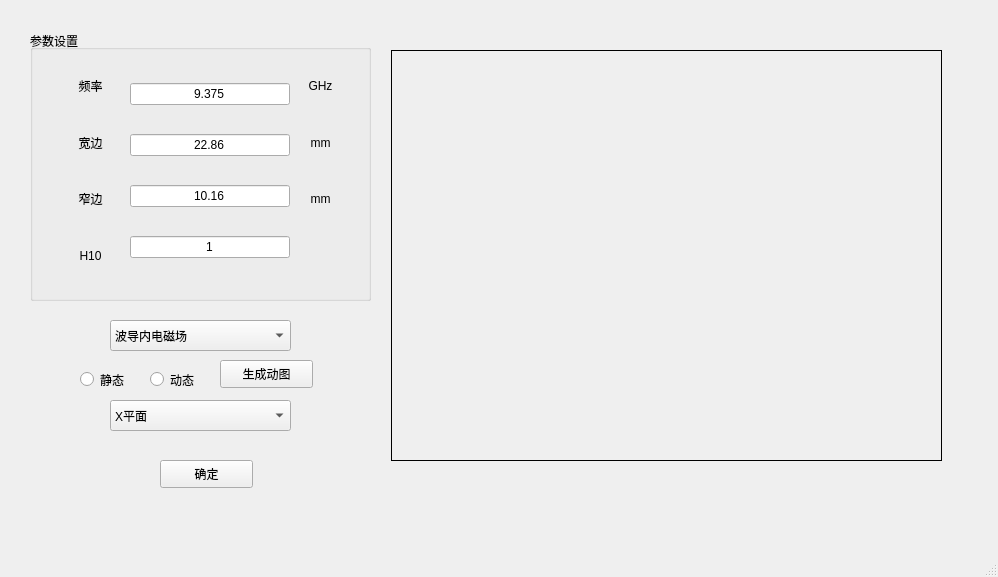
<?xml version="1.0" encoding="UTF-8"?>
<ui version="4.0">
 <class>MainWindow</class>
 <widget class="QMainWindow" name="MainWindow">
  <property name="geometry">
   <rect>
    <x>0</x>
    <y>0</y>
    <width>998</width>
    <height>577</height>
   </rect>
  </property>
  <property name="windowTitle">
   <string>MainWindow</string>
  </property>
  <widget class="QWidget" name="centralwidget">
   <widget class="QGroupBox" name="groupBox">
    <property name="geometry">
     <rect>
      <x>30</x>
      <y>30</y>
      <width>341</width>
      <height>271</height>
     </rect>
    </property>
    <property name="title">
     <string>参数设置</string>
    </property>
    <property name="alignment">
     <set>Qt::AlignLeading|Qt::AlignLeft|Qt::AlignVCenter</set>
    </property>
    <widget class="QWidget" name="verticalLayoutWidget_2">
     <property name="geometry">
      <rect>
       <x>20</x>
       <y>30</y>
       <width>81</width>
       <height>221</height>
      </rect>
     </property>
     <layout class="QVBoxLayout" name="verticalLayout_2">
      <item>
       <widget class="QLabel" name="label_1">
        <property name="text">
         <string>频率</string>
        </property>
        <property name="alignment">
         <set>Qt::AlignCenter</set>
        </property>
       </widget>
      </item>
      <item>
       <widget class="QLabel" name="label_4">
        <property name="text">
         <string>宽边</string>
        </property>
        <property name="alignment">
         <set>Qt::AlignCenter</set>
        </property>
       </widget>
      </item>
      <item>
       <widget class="QLabel" name="label_3">
        <property name="text">
         <string>窄边</string>
        </property>
        <property name="alignment">
         <set>Qt::AlignCenter</set>
        </property>
       </widget>
      </item>
      <item>
       <widget class="QLabel" name="label_9">
        <property name="layoutDirection">
         <enum>Qt::LeftToRight</enum>
        </property>
        <property name="text">
         <string>H10</string>
        </property>
        <property name="alignment">
         <set>Qt::AlignCenter</set>
        </property>
       </widget>
      </item>
     </layout>
    </widget>
    <widget class="QWidget" name="verticalLayoutWidget">
     <property name="geometry">
      <rect>
       <x>100</x>
       <y>30</y>
       <width>160</width>
       <height>221</height>
      </rect>
     </property>
     <layout class="QVBoxLayout" name="verticalLayout">
      <item>
       <widget class="QLineEdit" name="lineEdit1">
        <property name="text">
         <string>9.375</string>
        </property>
        <property name="alignment">
         <set>Qt::AlignCenter</set>
        </property>
       </widget>
      </item>
      <item>
       <widget class="QLineEdit" name="lineEdit2">
        <property name="text">
         <string>22.86</string>
        </property>
        <property name="alignment">
         <set>Qt::AlignCenter</set>
        </property>
       </widget>
      </item>
      <item>
       <widget class="QLineEdit" name="lineEdit3">
        <property name="text">
         <string>10.16</string>
        </property>
        <property name="alignment">
         <set>Qt::AlignCenter</set>
        </property>
       </widget>
      </item>
      <item>
       <widget class="QLineEdit" name="lineEdit4">
        <property name="text">
         <string>1</string>
        </property>
        <property name="alignment">
         <set>Qt::AlignCenter</set>
        </property>
       </widget>
      </item>
     </layout>
    </widget>
    <widget class="QWidget" name="verticalLayoutWidget_3">
     <property name="geometry">
      <rect>
       <x>260</x>
       <y>30</y>
       <width>61</width>
       <height>221</height>
      </rect>
     </property>
     <layout class="QVBoxLayout" name="verticalLayout_3">
      <item>
       <widget class="QLabel" name="label_5">
        <property name="text">
         <string>GHz</string>
        </property>
        <property name="alignment">
         <set>Qt::AlignCenter</set>
        </property>
       </widget>
      </item>
      <item>
       <widget class="QLabel" name="label_6">
        <property name="text">
         <string>mm</string>
        </property>
        <property name="alignment">
         <set>Qt::AlignCenter</set>
        </property>
       </widget>
      </item>
      <item>
       <widget class="QLabel" name="label_7">
        <property name="text">
         <string>mm</string>
        </property>
        <property name="alignment">
         <set>Qt::AlignCenter</set>
        </property>
       </widget>
      </item>
      <item>
       <widget class="QLabel" name="label_8">
        <property name="text">
         <string/>
        </property>
       </widget>
      </item>
     </layout>
    </widget>
   </widget>
   <widget class="QComboBox" name="comboBox">
    <property name="geometry">
     <rect>
      <x>110</x>
      <y>320</y>
      <width>181</width>
      <height>31</height>
     </rect>
    </property>
    <item>
     <property name="text">
      <string>波导内电磁场</string>
     </property>
    </item>
    <item>
     <property name="text">
      <string>单次切片观察</string>
     </property>
    </item>
    <item>
     <property name="text">
      <string>多次切片观察</string>
     </property>
    </item>
    <item>
     <property name="text">
      <string>t=1时Ey曲面图</string>
     </property>
    </item>
   </widget>
   <widget class="QComboBox" name="comboBox_2">
    <property name="geometry">
     <rect>
      <x>110</x>
      <y>400</y>
      <width>181</width>
      <height>31</height>
     </rect>
    </property>
    <item>
     <property name="text">
      <string>X平面</string>
     </property>
    </item>
    <item>
     <property name="text">
      <string>Y平面</string>
     </property>
    </item>
    <item>
     <property name="text">
      <string>Z平面</string>
     </property>
    </item>
   </widget>
   <widget class="QRadioButton" name="radioButton">
    <property name="geometry">
     <rect>
      <x>80</x>
      <y>370</y>
      <width>115</width>
      <height>19</height>
     </rect>
    </property>
    <property name="text">
     <string>静态</string>
    </property>
   </widget>
   <widget class="QRadioButton" name="radioButton_2">
    <property name="geometry">
     <rect>
      <x>150</x>
      <y>370</y>
      <width>115</width>
      <height>19</height>
     </rect>
    </property>
    <property name="text">
     <string>动态</string>
    </property>
   </widget>
   <widget class="QPushButton" name="pushButton">
    <property name="geometry">
     <rect>
      <x>160</x>
      <y>460</y>
      <width>93</width>
      <height>28</height>
     </rect>
    </property>
    <property name="text">
     <string>确定</string>
    </property>
   </widget>
   <widget class="QPushButton" name="over">
    <property name="geometry">
     <rect>
      <x>220</x>
      <y>360</y>
      <width>93</width>
      <height>28</height>
     </rect>
    </property>
    <property name="text">
     <string>生成动图</string>
    </property>
   </widget>
   <widget class="QLabel" name="label">
    <property name="geometry">
     <rect>
      <x>391</x>
      <y>50</y>
      <width>551</width>
      <height>411</height>
     </rect>
    </property>
    <property name="frameShape">
     <enum>QFrame::Box</enum>
    </property>
    <property name="text">
     <string/>
    </property>
   </widget>
  </widget>
  <widget class="QMenuBar" name="menubar">
   <property name="geometry">
    <rect>
     <x>0</x>
     <y>0</y>
     <width>998</width>
     <height>26</height>
    </rect>
   </property>
  </widget>
  <widget class="QStatusBar" name="statusbar"/>
 </widget>
 <resources/>
 <connections/>
</ui>
